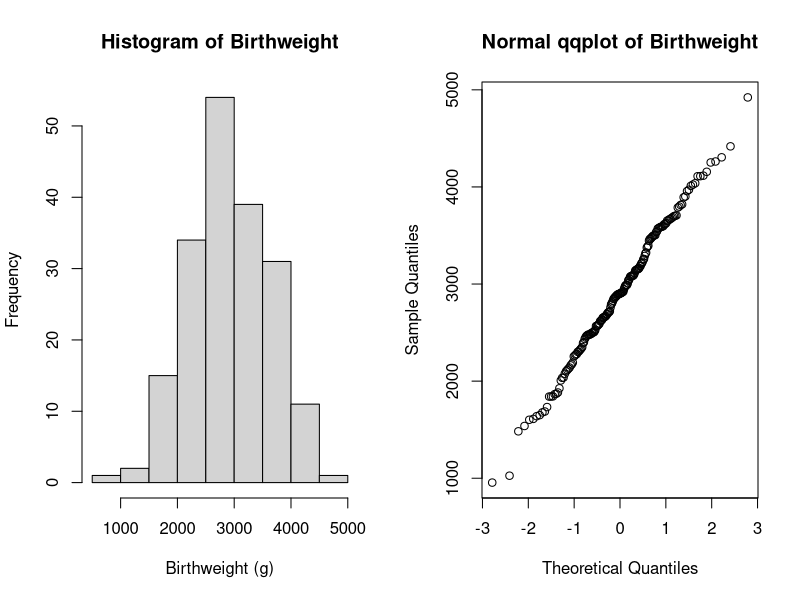
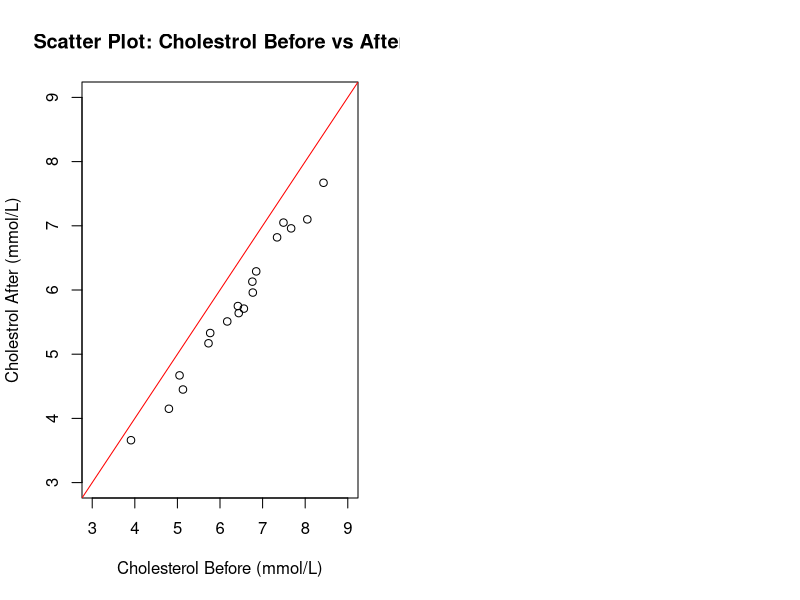
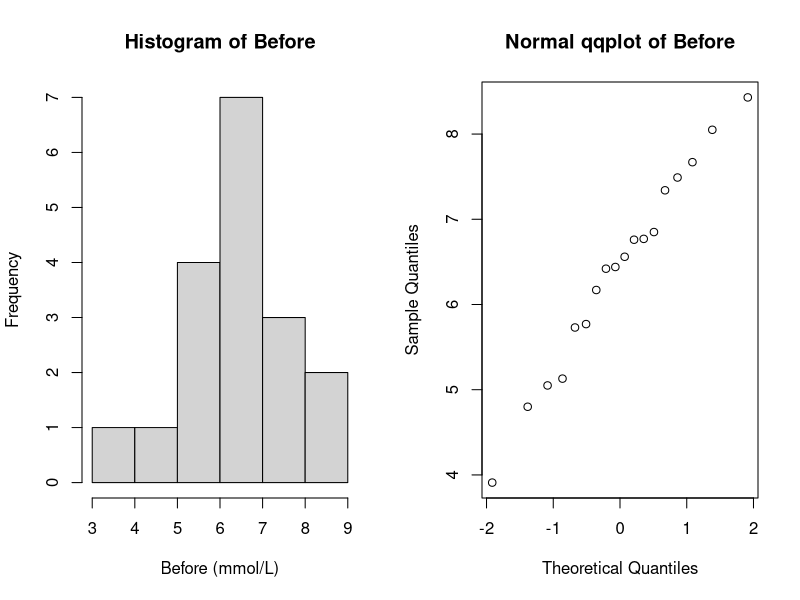
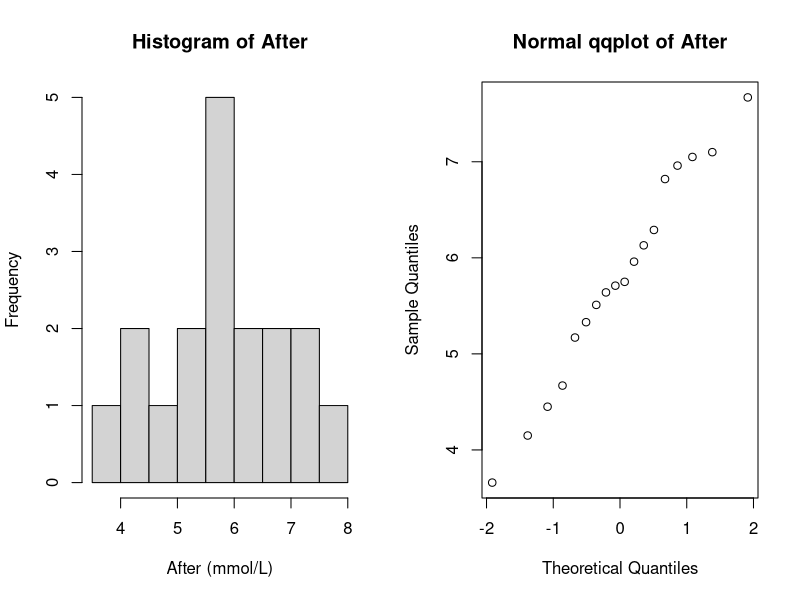
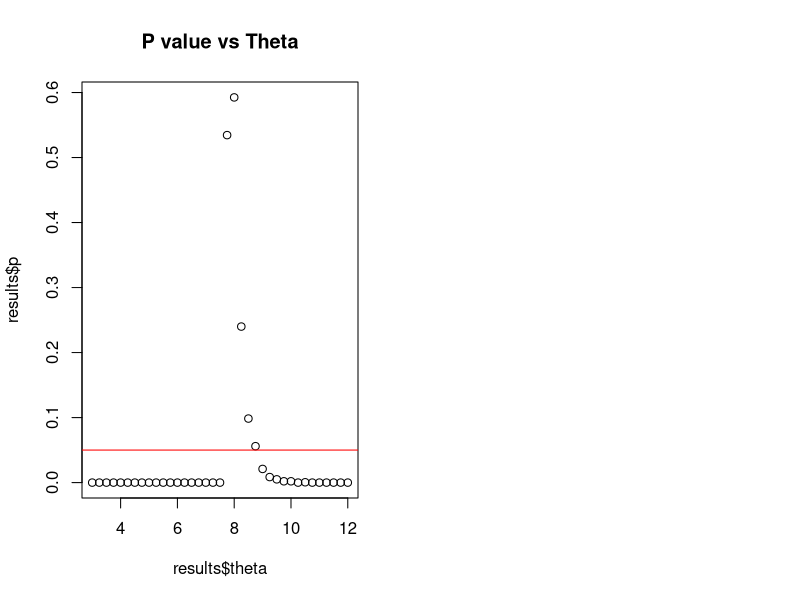
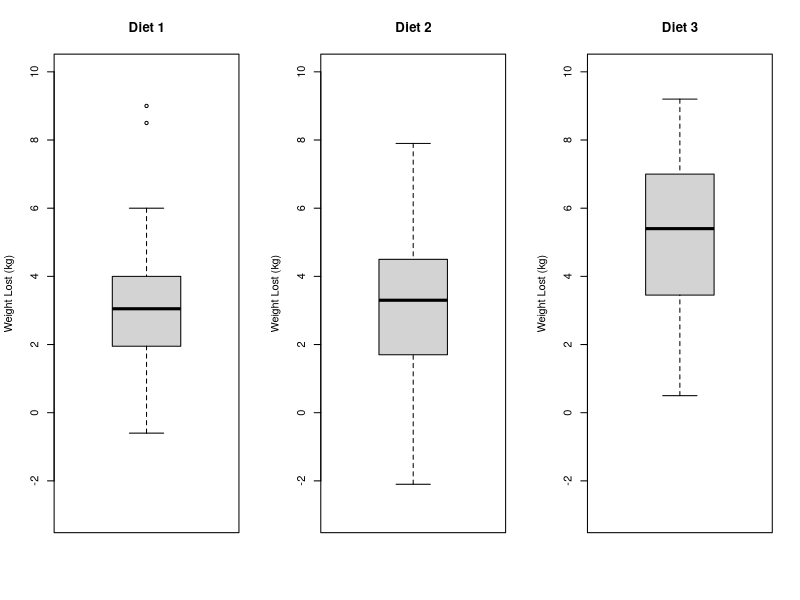
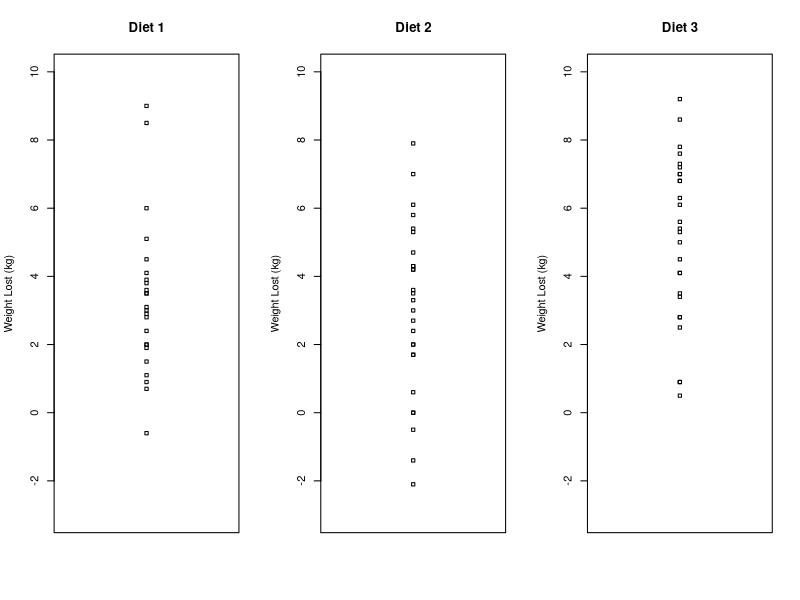
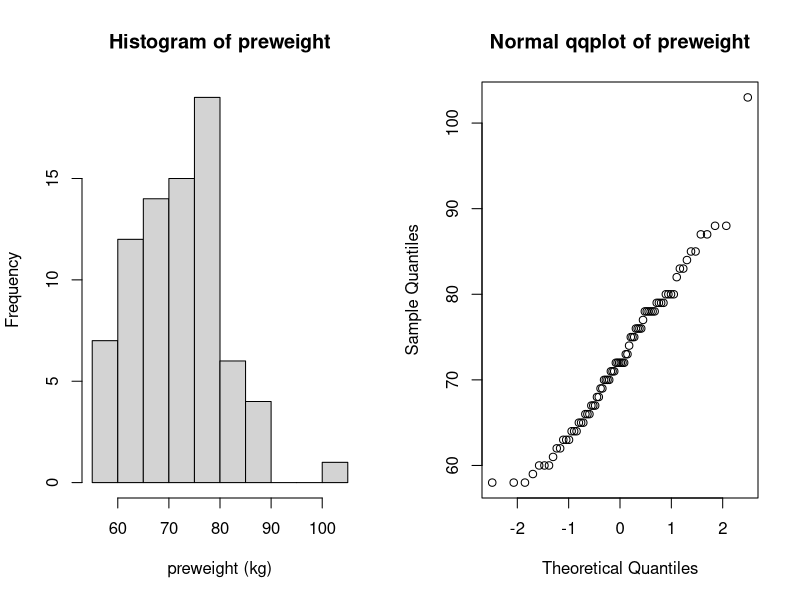

Reproduce these figures in R, in order.
## ---- chunk 1
#options(digits=3)

# helper function to check normality throughout this assignment
checkNorm = function(data, name, unit="") {
  xlab = name
  if (unit != "") {
    xlab = sprintf("%s (%s)", name, unit)
  }
  hist(data, main=sprintf("Histogram of %s", name), xlab=xlab)
  qqnorm(data, main=sprintf("Normal qqplot of %s", name))
  res = shapiro.test(data)
  print(sprintf("Shapiro wilk normality p-value for %s: %.3f", name, res$p.value))
  return(res$p.value)
}

printPval = function(pval) {
  print(sprintf("p-value = %.3f", pval))
}
## ---- chunk 2
data = read.table("birthweight.txt", header=T)
par(mfrow=c(1,2))
# use x as alias for the dataset
x = data$birthweight

# checking normality
pval = checkNorm(x, "Birthweight", unit="g")

res = t.test(x, conf.level=0.96)
print(sprintf("96%% confidence interval: [%.3f, %.3f]", res$conf.int[1], res$conf.int[2]))

# calculate min sample size needed
tval = qt(0.98, length(x)-1)
m = 50
n = (tval * sd(x) / m) ** 2
print(sprintf("min sample size, n = %.3f", n))
## ---- chunk 3
B = 20000
Tstar = numeric(B)
for (i in 1:B){
  # sample with replacement, for a new sample of same length(x)
  Xstar = sample(x, replace=TRUE)
  Tstar[i] = mean(Xstar) 
}

Tstar02 = quantile(Tstar, 0.02)
Tstar04 = quantile(Tstar, 0.98)
print(sprintf("Bootstrap 96%% CI = [%.3f, %.3f]", Tstar02, Tstar04))
## ---- chunk 4
res = t.test(x, mu=2800, alt="g")
sprintf("95%% confidence interval: [%.3f, %.3f]", res$conf.int[[1]], res$conf.int[[2]])
printPval(res$p.value)
## ---- chunk 5
res = wilcox.test(x, mu=2800, alt="g")
printPval(res$p.value)
## ---- chunk 6
B = 10000; n = length(x)
psign=numeric(B) ## will contain p-values of sign test
pttest=numeric(B) ## will contain p-values of t-test
for(i in 1:B) {
  y = rnorm(n, mean=mean(x),sd=sd(x)) ## generate data under H1 with mu=0.5
  mu = 2800
  pttest[i] = t.test(y, mu=mu, alternative="greater")[[3]] ## extract p-value
  psign[i] = wilcox.test(y, mu=mu, alt="g")[[3]]
} ## extract p-value
signPower = sum(psign<0.05) / B; tPower = sum(pttest<0.05) / B

print(sprintf("wilcox signed rank test power = %.3f, t-test power = %.3f", signPower, tPower))
#par(mfrow=c(1,2)); hist(psign); hist(pttest)
## ---- chunk 7
pHat = sum(x < 2600) / length(x) # compute pHat based on the data
n = length(x)
z = (pHat - 0.25) / sqrt((pHat * (1-pHat)) / n) # compute z_{\alpha/2}
sprintf("pHat = %.5f, z = %.5f", pHat, z)

alpha = 2 * pnorm(z, lower.tail = F) # compute alpha
ciLevel = 1 - alpha
sprintf("confidence interval level = %.3f", ciLevel)

ciUpper = pHat + z * sqrt((pHat * (1-pHat)) / n)
ciLower = pHat - z * sqrt((pHat * (1-pHat)) / n)
sprintf("final confidence interval = [%.3f, %.3f]", ciLower, ciUpper)
## ---- chunk 8
res = prop.test(c(34, 28), c(95, 93)); printPval(res$p.value)
## ---- chunk 9
data = read.table("cholesterol.txt", header=T)
plot(data$Before, data$After8weeks, main="Scatter Plot: Cholestrol Before vs After", xlab="Cholesterol Before (mmol/L)", ylab="Cholestrol After (mmol/L)", xlim=c(3,9), ylim=c(3,9))
abline(0, 1, col = 'red') # plot y=x for reference
## ---- chunk 10
par(mfrow=c(1,2))
pval = checkNorm(data$Before, "Before", unit="mmol/L")
pval = checkNorm(data$After8weeks, "After", unit="mmol/L")
## ---- chunk 11
res = cor.test(data$Before, data$After8weeks)
sprintf("correlation = %.3f", res[[4]])
## ---- chunk 12
res = t.test(data$After8weeks, y=data$Before, alt="two.sided", paired=TRUE)
printPval(res$p.value)

difference = data$After8weeks - data$Before
res = binom.test(sum(difference < 0), length(difference), p=0.5, alt="two.sided")
printPval(res$p.value)
## ---- chunk 13
summary(data$After8weeks)
xbar = mean(data$After8weeks)
s = sd(data$After8weeks)
n = length(data$After8weeks)

m = qt(0.975, df=n-1) * (s / sqrt(n))
# compute CI for \bar{x}
xBarLow = xbar - m; xBarHigh = xbar + m
sprintf("CI for xbar = [%.3f, %.3f]", xBarLow, xBarHigh)

# use results to compute CI for \theta
thetaLow = 2 * xBarLow - 3; thetaHigh = 2 * xBarHigh - 3
sprintf("CI for theta = [%.3f, %.3f]", thetaLow, thetaHigh)
## ---- chunk 14
sprintf("max(data$After8weeks) = %.3f", max(data$After8weeks))
sprintf("improved CI = [%.3f, %.3f]",  max(data$After8weeks), thetaHigh)
## ---- chunk 15
# returns TRUE if X ~Unif(3, theta) is plausible (meaning p > 0.05)
doBootstrap = function (x, theta, makePlot=FALSE) {
  n = length(x); t = max(x); B = 4000
  tstar = numeric(B)
  for (i in 1:B) {
    xstar = runif(n, min=3, max=theta)
    tstar[i] = max(xstar)
  }
  pl = sum(tstar<t) / B; pr = sum(tstar>t) / B
  p = 2 * min(pl, pr) # e.g. 0.038
  return(data.frame(theta=theta, p=p, valid=(p>=0.05)))
}

results = NULL
for (theta in seq(3,12,0.25)){
  cur = doBootstrap(data$After8weeks, theta)
  if (is.null(results)) {
    results = cur
  } else {
    results = rbind(results, cur)
  }
}
plot(results$theta, results$p, main="P value vs Theta")
abline(h = 0.05, col = "red") # plot y=0.05 for reference
res = dplyr::filter(results, p>0.05); res # print signficant results
## ---- chunk 16
res = binom.test(sum(data$After8weeks >= 6), length(data$After8weeks), p=0.5, alt="less")
printPval(res$p.value)
## ---- chunk 17
res = binom.test(sum(data$After8weeks < 4.5), length(data$After8weeks), p=0.25, alt="l")
printPval(res$p.value)
#binom.test(sum(data$After8weeks < 4.5), length(data$After8weeks), p=0.25, alt="g")
## ---- chunk 18
data = read.table("diet.txt", header=T)
# compute weight lost
data$weightlost = data$preweight - data$weight6weeks

par(mfrow = c(1, 3))
ylim = c(-3, 10)

diet1 = dplyr::filter(data, diet == 1)
diet2 = dplyr::filter(data, diet == 2)
diet3 = dplyr::filter(data, diet == 3)

boxplot(diet1$weightlost, main="Diet 1", ylab="Weight Lost (kg)", ylim=ylim)
boxplot(diet2$weightlost, main="Diet 2", ylab="Weight Lost (kg)", ylim=ylim)
boxplot(diet3$weightlost, main="Diet 3", ylab="Weight Lost (kg)", ylim=ylim)

stripchart(diet1$weightlost, main="Diet 1", ylab="Weight Lost (kg)", ylim=ylim, vertical=T)
stripchart(diet2$weightlost, main="Diet 2", ylab="Weight Lost (kg)", ylim=ylim, vertical=T)
stripchart(diet3$weightlost, main="Diet 3", ylab="Weight Lost (kg)", ylim=ylim, vertical=T)
## ---- chunk 19
par(mfrow=c(1,2))
pval = checkNorm(data$preweight, "preweight", unit="kg")
pval = checkNorm(data$weight6weeks, "weight6weeks", unit="kg")
boxplot(data.frame(preweight=data$preweight, weight6weeks=data$weight6weeks), names=c("preweight", "weight6weeks"), main="Weights Before vs After Diet")
## ---- chunk 20
res = binom.test(sum(data$weightlost > 0), length(data$weightlost), p=0.5, alternative="g")
## ---- chunk 21
par(mfrow = c(1, 2))
checkNorm(diet1$weightlost, "Diet 1"); checkNorm(diet2$weightlost, "Diet 2"); checkNorm(diet3$weightlost, "Diet 3"); 
## ---- chunk 22
# convert diet from int -> string (for informing linear model)!!
#data$diet = as.character(data$diet)
# tell R that certain columns are factor and not just numbers
data$diet = factor(data$diet)

# enable "effect parametrization"
#contrasts(data$diet) <- contr.poly(length(levels(data$diet)))
#contrasts(data$diet) = contr.sum


dietaov = lm(weightlost~diet, data=data)
danova = anova(dietaov)
print("dietaov:"); dietaov
print("summary(dietaov):"); summary(dietaov)
print("anova:"); danova
## ---- chunk 23

## ---- chunk 24
# diet, gender
data$gender = factor(data$gender)

# remove people with no gender data
data2 = dplyr::filter(data, !is.na(gender))
interaction.plot(data2$gender, data2$diet, data2$weightlost)
interaction.plot(data2$diet, data2$gender, data2$weightlost)

# TODO: reset contrasts?
#contrasts(data2$diet) = contr.treatment(length(levels(data2$diet)))
gaov = lm(weightlost~diet*gender, data=data2)

print("gaov:"); gaov
print("summary(gaov):"); summary(gaov)
ganova = anova(gaov)
print("anova:"); ganova
## ---- chunk 25
gaov = lm(weightlost~diet+gender, data=data2)

print("gaov:"); gaov
print("summary(gaov):"); summary(gaov)
ganova = anova(gaov)
print("anova:"); ganova
## ---- chunk 26
library(MASS)
data = npk

randomize = function(n_blocks){
  t = c(1,1,0,0)
  t_temp = c()
  for (x in 1:n_blocks){
    t_temp = c(t_temp, sample(t))
  }
  return(t_temp)
}

#Generate random columns where each block has random
#  permutations of exactly two of each soil additive
N = randomize(6); P = randomize(6); K = randomize(6)
block = c()
for (x in 1:6){
  block = c(block, rep(x,4))
}

random_df = data.frame(block = block, N = N, P = P, K = K)
head(random_df,4)
tail(random_df,4)
## ---- chunk 27
interaction.plot(data$N, data$block, data$yield, main="Plots Without Nitrogen vs With", ylab="Average Yield", xlab = "Nitrogen Presence", legend = TRUE, trace.label = "Block #")
## ---- chunk 28
naov = lm(yield~block+N, data=data)
print("naov:"); naov
print("summary(naov):"); summary(naov)
nanova = anova(naov)
print("nanova:"); nanova
## ---- chunk 29
# TODO: shorten output (for all anova stuff)...
testModel = function(raov, coef) {
  #print("raov:"); print(raov)
  print("summary(raov):"); print(summary(raov))
  ranova = anova(raov)
  print("ranova:"); print(ranova)
  print("")
  print(ranova$coef[coef, "Pr(>|t|)"])
  #summary(model)$coef["x1:x2", "Pr(>|t|)"]
}

testModel(lm(yield~block*N+P+K, data=data), coef="block:N")
#testModel(lm(yield~block*P+N+K, data=data))
#testModel(lm(yield~block*K+N+P, data=data))

## ---- chunk 30
raov = lm(yield~block+N+P+K, data=data)
print("summary(raov):"); print(summary(raov))
ranova = anova(raov)
print("ranova:"); print(ranova)
print("")
print(ranova$coef[coef, "Pr(>|t|)"])
## ---- chunk 31
library(lme4)
#model = lmer(pain~treatment+sequence+period+(1|id), REML=FALSE,data=data)
model1 = lmer(yield~N+(1|block), REML=FALSE,data=data)
model2 = lmer(yield~(1|block), REML=FALSE,data=data)
anova(model2, model1)
